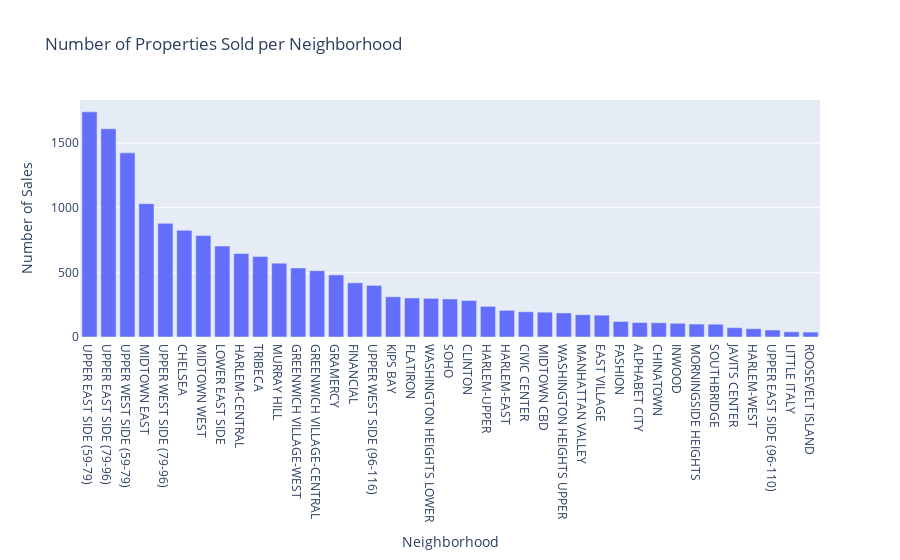

Write notebook code for a chart like this one.
### Code cell
# SQL Queries 

# Query 1: Number of properties sold per neighborhood
query1 = """
SELECT NEIGHBORHOOD, COUNT(*) AS num_sales
FROM sales_data
GROUP BY NEIGHBORHOOD
ORDER BY num_sales DESC
"""
df_sales_by_neighborhood = pd.read_sql_query(query1, conn)

# Visualization 1: Bar chart for Number of properties sold per neighborhood
fig1 = px.bar(df_sales_by_neighborhood, x='NEIGHBORHOOD', y='num_sales',
              title='Number of Properties Sold per Neighborhood',
              labels={'num_sales': 'Number of Sales', 'NEIGHBORHOOD': 'Neighborhood'})

# Show the plot
fig1.show()

### Figure 1 — Plotly figure (JSON) as saved in the notebook; plotly's stock layout.template omitted (floating-point values rounded to 4 significant figures)
{"data": [{"alignmentgroup": "True", "hovertemplate": "Neighborhood=%{x}<br>Number of Sales=%{y}<extra></extra>", "legendgroup": "", "marker": {"color": "#636efa", "pattern": {"shape": ""}}, "name": "", "offsetgroup": "", "orientation": "v", "showlegend": false, "textposition": "auto", "type": "bar", "x": ["UPPER EAST SIDE (59-79)", "UPPER EAST SIDE (79-96)", "UPPER WEST SIDE (59-79)", "MIDTOWN EAST", "UPPER WEST SIDE (79-96)", "CHELSEA", "MIDTOWN WEST", "LOWER EAST SIDE", "HARLEM-CENTRAL", "TRIBECA", "MURRAY HILL", "GREENWICH VILLAGE-WEST", "GREENWICH VILLAGE-CENTRAL", "GRAMERCY", "FINANCIAL", "UPPER WEST SIDE (96-116)", "KIPS BAY", "FLATIRON", "WASHINGTON HEIGHTS LOWER", "SOHO", "CLINTON", "HARLEM-UPPER", "HARLEM-EAST", "CIVIC CENTER", "MIDTOWN CBD", "WASHINGTON HEIGHTS UPPER", "MANHATTAN VALLEY", "EAST VILLAGE", "FASHION", "ALPHABET CITY", "CHINATOWN", "INWOOD", "MORNINGSIDE HEIGHTS", "SOUTHBRIDGE", "JAVITS CENTER", "HARLEM-WEST", "UPPER EAST SIDE (96-110)", "LITTLE ITALY", "ROOSEVELT ISLAND"], "xaxis": "x", "y": [1741, 1610, 1424, 1031, 879, 825, 784, 703, 646, 623, 571, 534, 513, 480, 419, 399, 311, 302, 299, 294, 282, 237, 206, 195, 192, 186, 172, 169, 120, 112, 110, 106, 100, 99, 72, 64, 54, 40, 38], "yaxis": "y"}], "layout": {"barmode": "relative", "legend": {"tracegroupgap": 0}, "title": {"text": "Number of Properties Sold per Neighborhood"}, "xaxis": {"anchor": "y", "domain": [0, 1], "title": {"text": "Neighborhood"}}, "yaxis": {"anchor": "x", "domain": [0, 1], "title": {"text": "Number of Sales"}}}}
